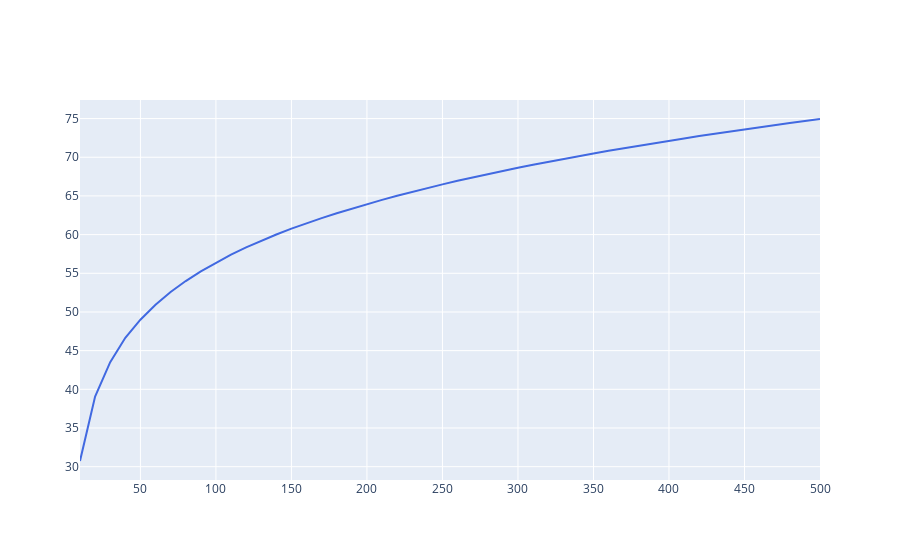

The code cell stored with this chart in its notebook:
### Code cell
result_001_df.loc[:,["no_of_pc","total_explained_variance_captured"]]
fig = go.Figure()

fig.add_trace(go.Scatter(
    x=result_001_df["no_of_pc"],
    y=result_001_df["total_explained_variance_captured"],
    name='Total Explained Variance Vs #PCs',
    mode='lines',
    line=dict(color='royalblue', width=2),
    marker=dict(size=8)
))

### Figure 1 — Plotly figure (JSON) as saved in the notebook; plotly's stock layout.template omitted (floating-point values rounded to 4 significant figures)
{"data": [{"line": {"color": "royalblue", "width": 2}, "marker": {"size": 8}, "mode": "lines", "name": "Total Explained Variance Vs #PCs", "type": "scatter", "x": [10, 20, 30, 40, 50, 60, 70, 80, 90, 100, 110, 120, 130, 140, 150, 160, 170, 180, 190, 200, 210, 220, 230, 240, 250, 260, 270, 280, 290, 300, 310, 320, 330, 340, 350, 360, 370, 380, 390, 400, 410, 420, 430, 440, 450, 460, 470, 480, 490, 500], "y": [30.73, 39.07, 43.51, 46.66, 49.0, 50.93, 52.57, 54.0, 55.25, 56.39, 57.42, 58.36, 59.22, 60.02, 60.77, 61.47, 62.14, 62.77, 63.37, 63.94, 64.49, 65.02, 65.53, 66.02, 66.49, 66.95, 67.39, 67.82, 68.24, 68.64, 69.03, 69.41, 69.78, 70.14, 70.49, 70.84, 71.17, 71.5, 71.82, 72.13, 72.44, 72.74, 73.03, 73.32, 73.6, 73.88, 74.15, 74.42, 74.69, 74.94]}], "layout": {}}
